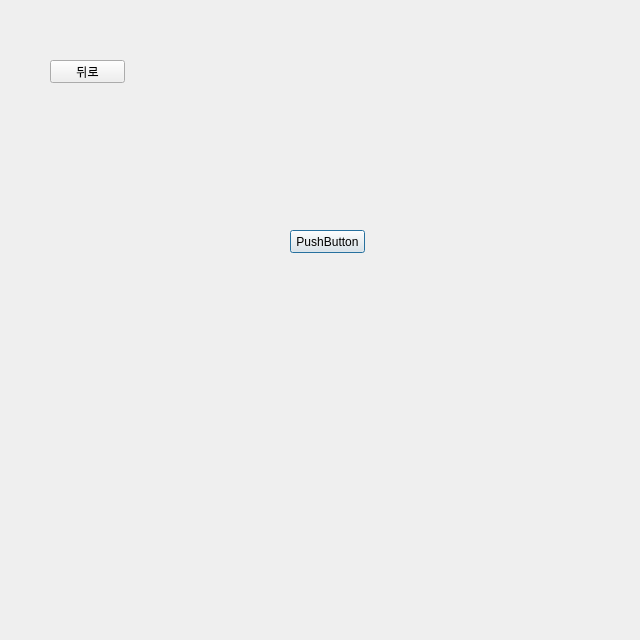
<?xml version="1.0" encoding="UTF-8"?>
<ui version="4.0">
 <class>GuideInfo</class>
 <widget class="QDialog" name="GuideInfo">
  <property name="geometry">
   <rect>
    <x>0</x>
    <y>0</y>
    <width>640</width>
    <height>640</height>
   </rect>
  </property>
  <property name="windowTitle">
   <string>Dialog</string>
  </property>
  <widget class="QPushButton" name="pushButton">
   <property name="geometry">
    <rect>
     <x>290</x>
     <y>230</y>
     <width>75</width>
     <height>23</height>
    </rect>
   </property>
   <property name="text">
    <string>PushButton</string>
   </property>
  </widget>
  <widget class="QPushButton" name="pushButton_2">
   <property name="geometry">
    <rect>
     <x>50</x>
     <y>60</y>
     <width>75</width>
     <height>23</height>
    </rect>
   </property>
   <property name="text">
    <string>뒤로</string>
   </property>
  </widget>
 </widget>
 <resources/>
 <connections/>
</ui>
